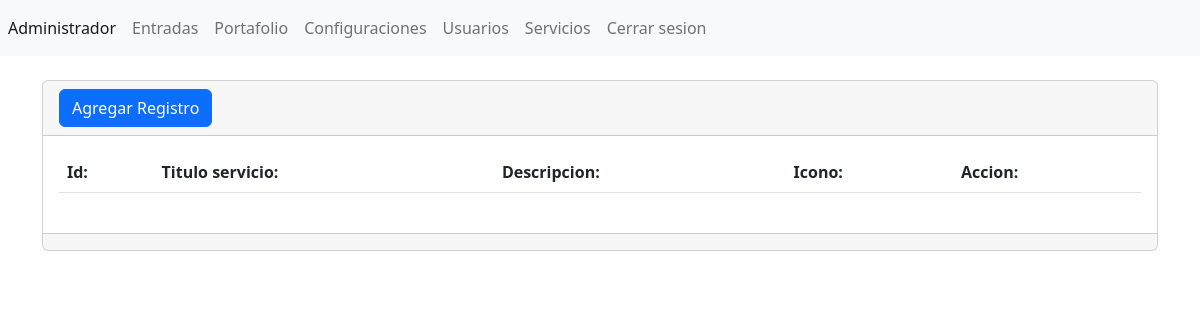
Page /admin/secciones/servicios/index.php (signed in) on the earlier database version.
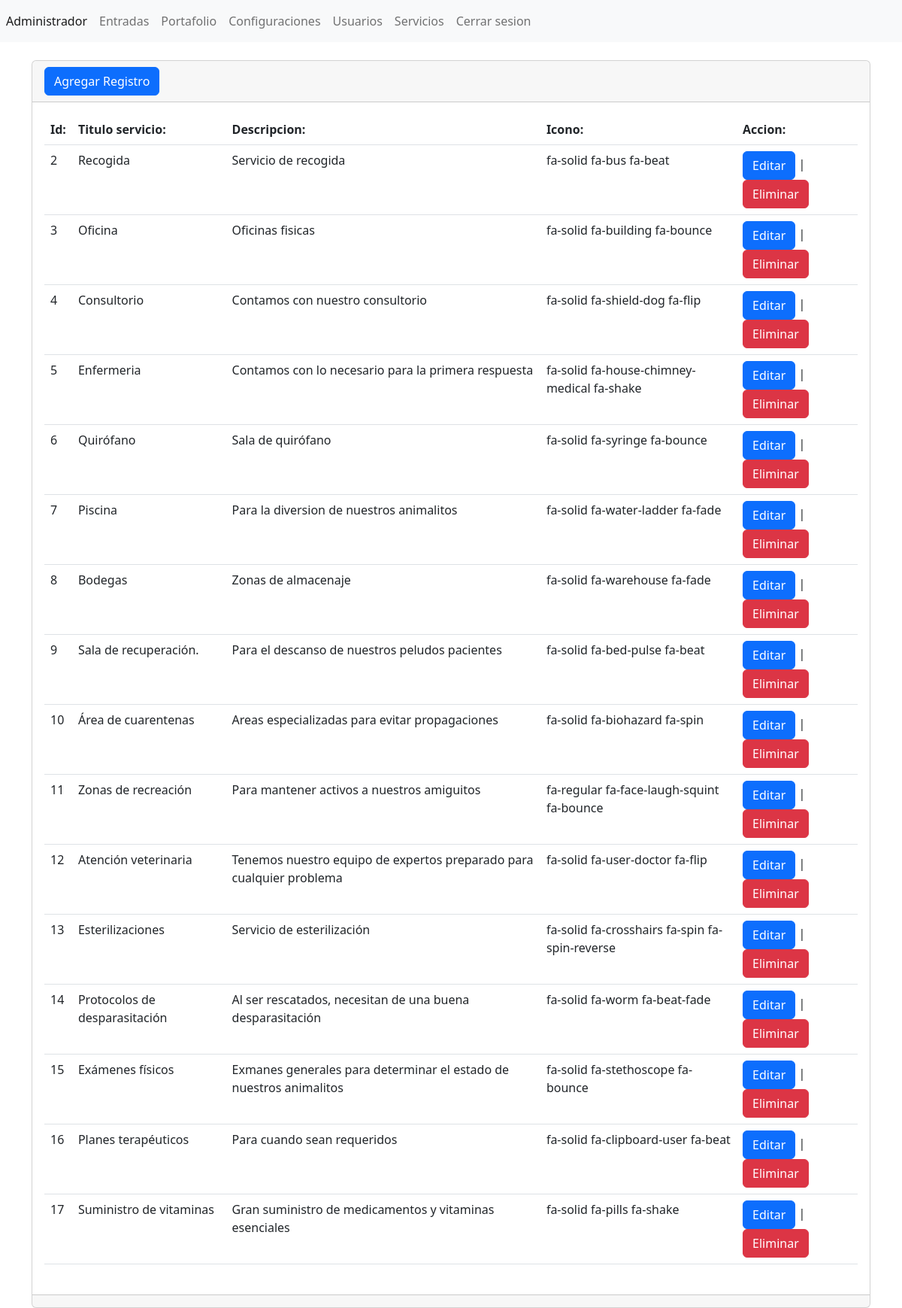
Same page on the later database version.
### tables this page shows
CREATE TABLE `servicios` (
  `id` int(11) NOT NULL,
  `titulo` varchar(255) NOT NULL,
  `descripcion` varchar(2555) NOT NULL,
  `icono` varchar(2555) NOT NULL
);

### admin/secciones/servicios/index.php (the view, shortened to what this page needs)
<?php
include("../../db/db-connection.php");
include("../../template/header.php");
$sentencia=$conexion->prepare("SELECT * FROM servicios");
$sentencia->execute();
$lista_servicios=$sentencia->fetchAll(PDO::FETCH_ASSOC);
?>
<div class="card">
    <div class="card-header">
    <a name="" id="" class="btn btn-primary" href="crear.php" role="button">Agregar Registro</a>
    </div>
    <div class="card-body">
        <div class="table-responsive">
            <table class="table table">
                <thead>
                    <tr>
                        <th scope="col">Id:</th>
                        <th scope="col">Titulo servicio:</th>
                        <th scope="col">Descripcion:</th>
                        <th scope="col">Icono:</th>
                        <th scope="col">Accion:</th>
                    </tr>
                </thead>
                <tbody>
                  <?php foreach($lista_servicios as $servicios){ ?>
                    <tr class="">
                        <td scope="row"><?php echo $servicios['id']?></td>
                        <td><?php echo $servicios['titulo']?></td>
                        <td><?php echo $servicios['descripcion']?></td>
                        <td><?php echo $servicios['icono']?></td>
                        <td>
                        <a name="" id="" class="btn btn-primary" href="editar.php?txtID=<?php echo $servicios['id'];?>" role="button">Editar</a>
                        |
                        <a name="" id="" class="btn btn-danger" href="index.php?txtID=<?php echo $servicios['id'];?>" role="button">Eliminar</a>
                        </td>
                    </tr>
                    <?php } ?>
                </tbody>
            </table>
        </div>
    </div>
    <div class="card-footer text-muted">
    </div>
</div>
<?php
include("../../template/footer.php");
?>

Differences in the rows shown:
added servicios: id "2", titulo "Recogida", descripcion "Servicio de recogida", icono "fa-solid fa-bus fa-beat"
added servicios: id "3", titulo "Oficina", descripcion "Oficinas fisicas", icono "fa-solid fa-building fa-bounce"
added servicios: id "4", titulo "Consultorio", descripcion "Contamos con nuestro consultorio", icono "fa-solid fa-shield-dog fa-flip"
added servicios: id "5", titulo "Enfermeria", descripcion "Contamos con lo necesario para la primera respuesta", icono "fa-solid fa-house-chimney-medical fa-shake"
added servicios: id "6", titulo "Quirófano", descripcion "Sala de quirófano", icono "fa-solid fa-syringe fa-bounce"
added servicios: id "7", titulo "Piscina", descripcion "Para la diversion de nuestros animalitos", icono "fa-solid fa-water-ladder fa-fade"
added servicios: id "8", titulo "Bodegas", descripcion "Zonas de almacenaje", icono "fa-solid fa-warehouse fa-fade"
added servicios: id "9", titulo "Sala de recuperación.", descripcion "Para el descanso de nuestros peludos pacientes", icono "fa-solid fa-bed-pulse fa-beat"
added servicios: id "10", titulo "Área de cuarentenas", descripcion "Areas especializadas para evitar propagaciones", icono "fa-solid fa-biohazard fa-spin"
added servicios: id "11", titulo "Zonas de recreación", descripcion "Para mantener activos a nuestros amiguitos", icono "fa-regular fa-face-laugh-squint fa-bounce"
added servicios: id "12", titulo "Atención veterinaria", descripcion "Tenemos nuestro equipo de expertos preparado para cualquier problema", icono "fa-solid fa-user-doctor fa-flip"
added servicios: id "13", titulo "Esterilizaciones", descripcion "Servicio de esterilización", icono "fa-solid fa-crosshairs fa-spin fa-spin-reverse"
added servicios: id "14", titulo "Protocolos de desparasitación", descripcion "Al ser rescatados, necesitan de una buena desparasitación", icono "fa-solid fa-worm fa-beat-fade"
added servicios: id "15", titulo "Exámenes físicos", descripcion "Exmanes generales para determinar el estado de nuestros animalitos", icono "fa-solid fa-stethoscope fa-bounce"
added servicios: id "16", titulo "Planes terapéuticos", descripcion "Para cuando sean requeridos", icono "fa-solid fa-clipboard-user fa-beat"
added servicios: id "17", titulo "Suministro de vitaminas", descripcion "Gran suministro de medicamentos y vitaminas esenciales", icono "fa-solid fa-pills fa-shake"
